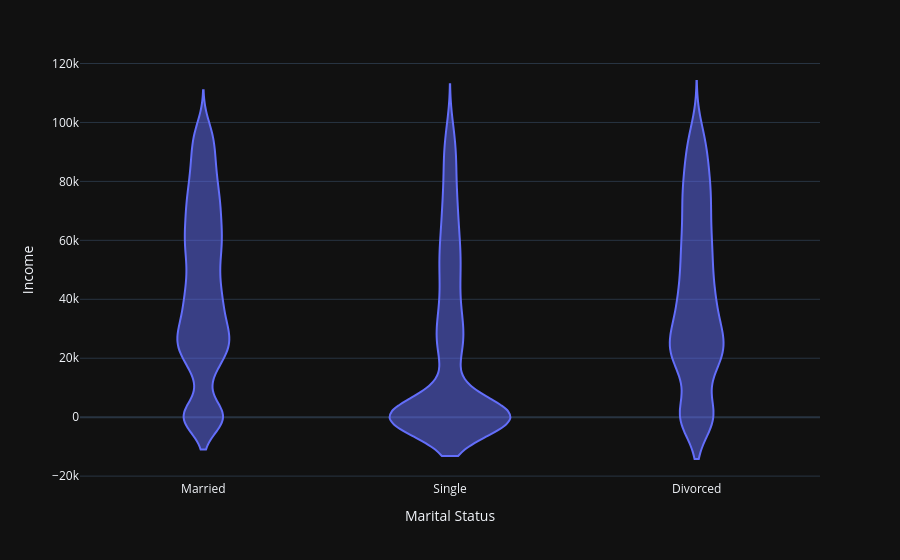

Notebook source saved alongside this figure:
### Code cell
px.violin(data_frame=df,
          x="Marital Status",
          y="Income")

### Figure 1 — Plotly figure (JSON) as saved in the notebook; plotly's stock layout.template omitted (floating-point values rounded to 4 significant figures; data arrays with more than 128 entries replaced by an {"elided": "..."} marker saying what was removed)
{"data": [{"alignmentgroup": "True", "box": {"visible": false}, "hovertemplate": "Marital Status=%{x}<br>Income=%{y}<extra></extra>", "legendgroup": "", "marker": {"color": "#636efa"}, "name": "", "offsetgroup": "", "orientation": "v", "scalegroup": "True", "showlegend": false, "x": {"elided": "9134 str values"}, "x0": " ", "xaxis": "x", "y": {"elided": "9134 int values"}, "y0": " ", "yaxis": "y", "type": "violin"}], "layout": {"xaxis": {"anchor": "y", "domain": [0.0, 1.0], "title": {"text": "Marital Status"}}, "yaxis": {"anchor": "x", "domain": [0.0, 1.0], "title": {"text": "Income"}}, "legend": {"tracegroupgap": 0}, "margin": {"t": 60}, "violinmode": "group"}}
